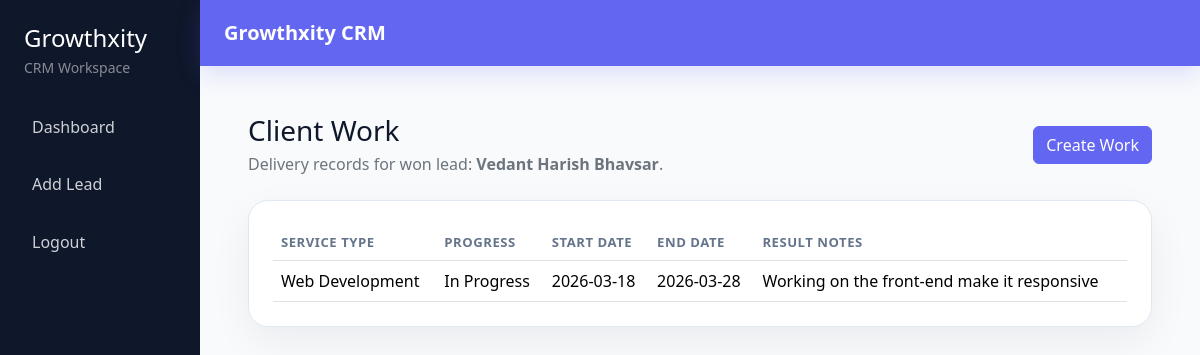
The app's page /leads/5/work (signed in) with its own data.
### models.py (models this page shows)
class Lead(db.Model):
    __tablename__ = "leads"
    STATUS_OPTIONS = (
        "New",
        "Contacted",
        "Qualified",
        "Proposal Sent",
        "Negotiation",
        "Won",
        "Lost",
    )
    VALID_STATUS_OPTIONS = STATUS_OPTIONS + ("Closed",)
    SERVICE_OPTIONS = (
        "Website Lead",
        "Web Development",
        "App Development",
        "SEO",
        "Performance Marketing",
        "CRM Setup",
        "Branding",
    )
    __table_args__ = (
        CheckConstraint(
            "status IN ('New', 'Contacted', 'Qualified', 'Proposal Sent', 'Negotiation', 'Won', 'Lost', 'Closed')",
            name="ck_leads_status_valid",
        ),
    )
    id = db.Column(db.Integer, primary_key=True)
    name = db.Column(db.String(100), nullable=False)
    email = db.Column(db.String(255), nullable=False)
    phone = db.Column(db.String(20), nullable=False)
    source = db.Column(db.String(100), nullable=True)
    service = db.Column(db.String(100), nullable=True)
    location = db.Column(db.String(120), nullable=True)
    notes = db.Column(db.Text, nullable=True)
    status = db.Column(db.String(50), nullable=False, default="New", index=True)
    user_id = db.Column(db.Integer, db.ForeignKey("users.id"), nullable=False, index=True)
    client_work_items = db.relationship(
        "ClientWork",
        backref="lead",
        lazy="selectin",
        cascade="all, delete-orphan",
    )

class ClientWork(db.Model):
    __tablename__ = "client_work"
    PROGRESS_OPTIONS = ("Not Started", "In Progress", "Completed", "On Hold")
    id = db.Column(db.Integer, primary_key=True)
    lead_id = db.Column(db.Integer, db.ForeignKey("leads.id"), nullable=False, index=True)
    service_type = db.Column(db.String(100), nullable=False)
    progress_status = db.Column(db.String(50), nullable=False, default="Not Started")
    result_notes = db.Column(db.Text, nullable=True)
    start_date = db.Column(db.Date, nullable=False)
    end_date = db.Column(db.Date, nullable=True)

### work.py (the view)
@work.route("/leads/<int:lead_id>/work", methods=["GET"])
@login_required
def view_work(lead_id):
    lead = get_user_lead_or_404(lead_id)
    return render_template(
        "view_work.html",
        lead=lead,
        work_items=lead.client_work_items,
    )

### app.py (called while the page is built)
@login_manager.user_loader
def load_user(user_id):
    return db.session.get(User, int(user_id))

### work.py (called while the page is built)
def get_user_lead_or_404(lead_id):
    lead = Lead.query.get_or_404(lead_id)
    if lead.user_id != current_user.id:
        abort(403)
    return lead

### templates/view_work.html (shortened to what this page needs)
{% extends "base.html" %}
{% block content %}
<div class="d-flex flex-column flex-lg-row justify-content-between align-items-lg-center gap-3 mb-4">
    <div>
        <h1 class="h3 mb-1">Client Work</h1>
        <p class="text-secondary mb-0">Delivery records for won lead: <strong>{{ lead.name }}</strong>.</p>
    </div>
    {% if lead.status == "Won" %}
    <a href="{{ url_for('work.create_work', lead_id=lead.id) }}" class="btn btn-primary">Create Work</a>
    {% endif %}
</div>
<div class="page-card p-4">
    <div class="table-responsive">
        <table class="table table-hover align-middle mb-0">
            <thead>
                <tr>
                    <th>Service Type</th>
                    <th>Progress</th>
                    <th>Start Date</th>
                    <th>End Date</th>
                    <th>Result Notes</th>
                </tr>
            </thead>
            <tbody>
                {% for item in work_items %}
                <tr>
                    <td>{{ item.service_type }}</td>
                    <td>{{ item.progress_status }}</td>
                    <td>{{ item.start_date }}</td>
                    <td>{{ item.end_date or "-" }}</td>
                    <td>{{ item.result_notes or "-" }}</td>
                </tr>
                {% else %}
                <tr>
                    <td colspan="5" class="text-center py-5 text-secondary">No client work created yet.</td>
                </tr>
                {% endfor %}
            </tbody>
        </table>
    </div>
</div>
{% endblock %}

### templates/base.html (style rules this page uses)
:root { --gx-primary: #6366F1; --gx-sidebar: #0F172A; --gx-background: #F8FAFC; --gx-accent: #22C55E; --gx-text: #0f172a; --gx-muted: #64748b; --gx-border: #e2e8f0; }
body { background: var(--gx-background); color: var(--gx-text); }
.page-card { background: #fff; border: 1px solid var(--gx-border); border-radius: 1.25rem; box-shadow: 0 14px 40px rgba(15, 23, 42, 0.06); }
.content-stack > * + * { margin-top: 1.5rem; }
.btn-primary, .btn-primary:hover, .btn-primary:focus { background-color: var(--gx-primary); border-color: var(--gx-primary); }
.btn, .form-control, .form-select { transition: all 0.2s ease; }
.table thead th { color: var(--gx-muted); font-size: 0.82rem; letter-spacing: 0.04em; text-transform: uppercase; }

### records on screen
Lead: name "Vedant Harish Bhavsar"
ClientWork: service_type "Web Development", progress_status "In Progress", start_date "2026-03-18", end_date "2026-03-28", result_notes "Working on the front-end make it responsive"
